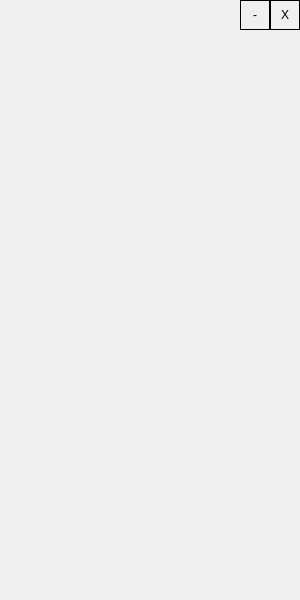
<?xml version="1.0" encoding="UTF-8"?>
<ui version="4.0">
 <class>MainWindow</class>
 <widget class="QMainWindow" name="MainWindow">
  <property name="enabled">
   <bool>true</bool>
  </property>
  <property name="geometry">
   <rect>
    <x>0</x>
    <y>0</y>
    <width>300</width>
    <height>600</height>
   </rect>
  </property>
  <property name="cursor">
   <cursorShape>ArrowCursor</cursorShape>
  </property>
  <property name="windowTitle">
   <string>MainWindow</string>
  </property>
  <widget class="QWidget" name="centralwidget">
   <widget class="MyLabel" name="close_mainwindow">
    <property name="geometry">
     <rect>
      <x>270</x>
      <y>0</y>
      <width>30</width>
      <height>30</height>
     </rect>
    </property>
    <property name="frameShape">
     <enum>QFrame::Shape::Box</enum>
    </property>
    <property name="text">
     <string>&lt;html&gt;&lt;head/&gt;&lt;body&gt;&lt;p&gt;X&lt;/p&gt;&lt;/body&gt;&lt;/html&gt;</string>
    </property>
    <property name="alignment">
     <set>Qt::AlignmentFlag::AlignCenter</set>
    </property>
   </widget>
   <widget class="MyLabel" name="mininum_mainwindow">
    <property name="geometry">
     <rect>
      <x>240</x>
      <y>0</y>
      <width>30</width>
      <height>30</height>
     </rect>
    </property>
    <property name="frameShape">
     <enum>QFrame::Shape::Box</enum>
    </property>
    <property name="text">
     <string>&lt;html&gt;&lt;head/&gt;&lt;body&gt;&lt;p&gt;-&lt;/p&gt;&lt;/body&gt;&lt;/html&gt;</string>
    </property>
    <property name="alignment">
     <set>Qt::AlignmentFlag::AlignCenter</set>
    </property>
   </widget>
  </widget>
 </widget>
 <customwidgets>
  <customwidget>
   <class>MyLabel</class>
   <extends>QLabel</extends>
   <header>../../../code/MyControl/MyLabel/mylabel.h</header>
  </customwidget>
 </customwidgets>
 <resources/>
 <connections/>
</ui>
